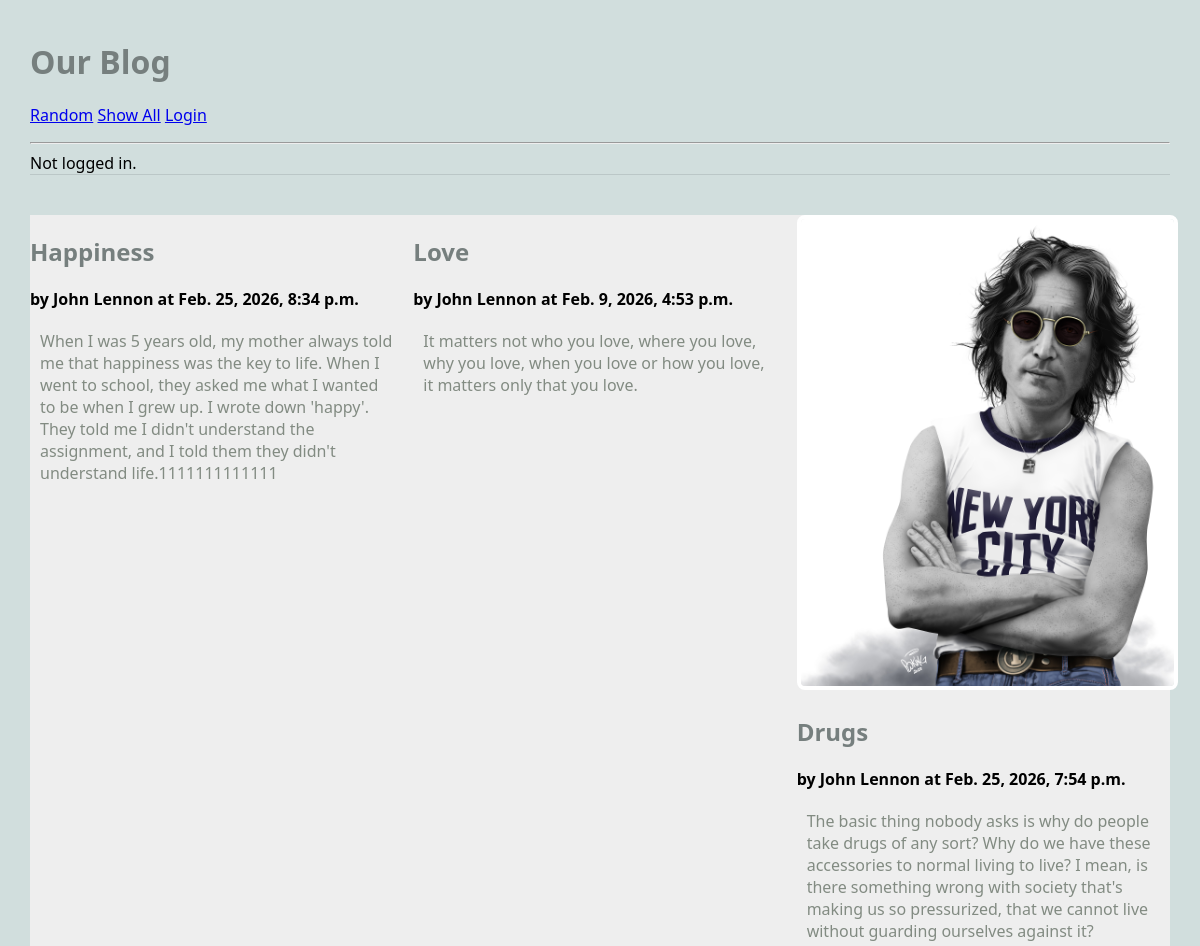
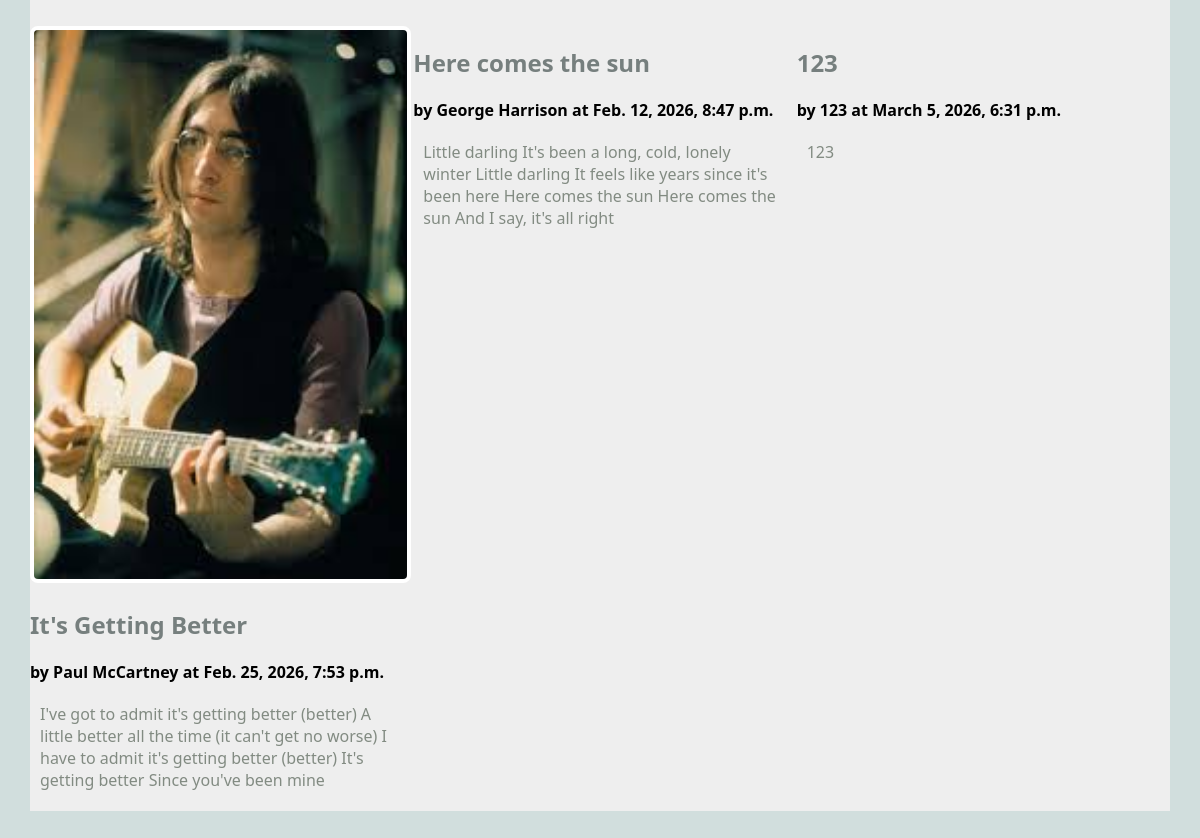
/blog/show_all, run on the app's committed database (2 pictures, top to bottom).
### blog/models.py (models this page shows, shortened)
class Article(models.Model):
    user = models.ForeignKey(User, on_delete=models.CASCADE)
    title = models.TextField(blank=False)
    author = models.TextField(blank=False)
    text = models.TextField(blank=False)
    published = models.DateTimeField(auto_now=True)
    image_file = models.ImageField(blank=True)

### blog/views.py (the view)
# urls.py: path('show_all', ShowAllView.as_view(), name="show_all"),
class ShowAllView(ListView):
    model = Article
    template_name = 'blog/show_all.html'
    context_object_name = 'articles'
    def dispatch(self, request, *args, **kwargs):
        if request.user.is_authenticated:
            print(f'ShowAllView.dispatch(): request.user={request.user}')
        else:
            print(f'ShowAllView.dispatch(): not logged in.')
        return super().dispatch(request, *args, **kwargs)

### blog/templates/blog/show_all.html (shortened to what this page needs)
{% extends 'blog/base.html' %}
{% block content %}
<main class="grid-container">
    {% for a in articles %}
    <article>
        {% if a.image_file %}
        <a href="{% url 'article' a.pk %}">
        <img src="{{ a.image_file.url }}" alt="{{ a.title }}">
        </a>
        {% endif %}
        <div>
        <h2>{{a.title}}</h2>
        <strong>by {{a.author}} at {{a.published}}</strong>
        <p>
        {{a.text}}
        </p>
        </div>
    </article>
    {% endfor %}
</main>
{% endblock %}

### static/styles-blog.css (style rules this page uses)
body { margin: 30px; background: #d1dedd; font-family:'Segoe UI', Tahoma, Geneva, Verdana, sans-serif; }
h1, h2, h3 { color: #767f7e; }
p { color: #828b82; }
.grid-container { background: #eee; max-width: 900px; display: grid; grid-template-columns: repeat(3, 1fr); grid-gap: 10px; max-width: 1200px; margin: 20px auto; }
article img, article.featured img { width: 100%; border: 4px solid #fff; border-radius: 8px; }
article p, article h3 { margin: 20px 10px; }

### data on the page
Article: title "Happiness", author "John Lennon", published "Feb. 25, 2026, 8:34 p.m.", text "When I was 5 years old, my mother always told me that happiness was the key to life. When I went to school, they asked me what I wanted to be when I grew up. I wrote down 'happy'. They told me I didn't understand the assignment, and I told them they didn't understand life.1111111111111"
Article: title "Love", author "John Lennon", published "Feb. 9, 2026, 4:53 p.m.", text "It matters not who you love, where you love, why you love, when you love or how you love, it matters only that you love."
Article: image_file (picture), title "Drugs", author "John Lennon", published "Feb. 25, 2026, 7:54 p.m.", text "The basic thing nobody asks is why do people take drugs of any sort? Why do we have these accessories to normal living to live? I mean, is there something wrong with society that's making us so pressurized, that we cannot live without guarding ourselves against it?"
Article: image_file (picture), title "It's Getting Better", author "Paul McCartney", published "Feb. 25, 2026, 7:53 p.m.", text "I've got to admit it's getting better (better) A little better all the time (it can't get no worse) I have to admit it's getting better (better) It's getting better Since you've been mine"
Article: title "Here comes the sun", author "George Harrison", published "Feb. 12, 2026, 8:47 p.m.", text "Little darling It's been a long, cold, lonely winter Little darling It feels like years since it's been here Here comes the sun Here comes the sun And I say, it's all right"
Article: title "123", author "123", published "March 5, 2026, 6:31 p.m.", text "123"
